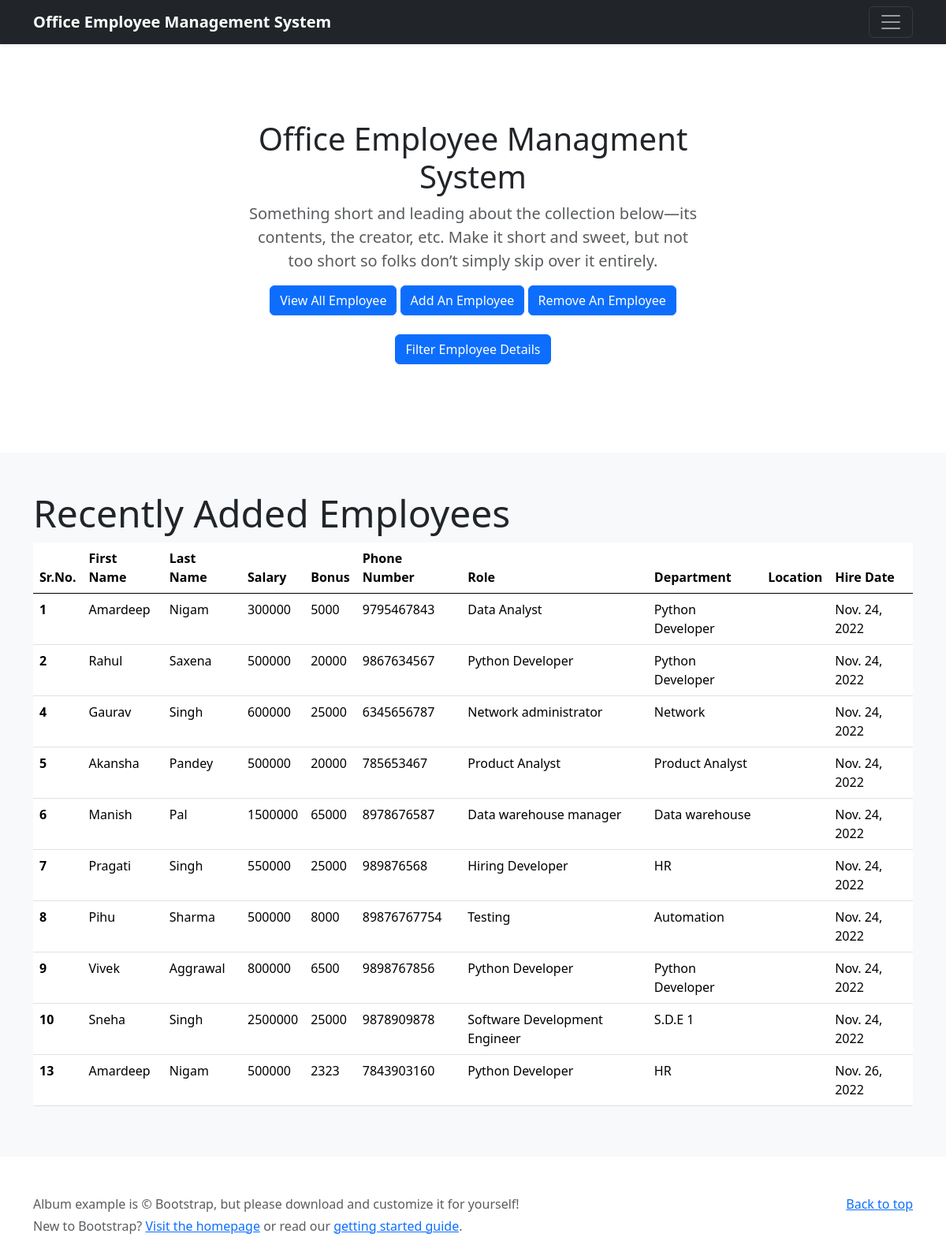
The page / on the database its author committed.
### emp_app/models.py (models this page shows, shortened)
class Employee(models.Model):
    first_name = models.CharField(max_length=100, null=False)
    last_name = models.CharField(max_length=100)
    dept = models.ForeignKey(Department, on_delete=models.CASCADE)
    salary = models.IntegerField(default=0)
    bonus = models.IntegerField(default=0)
    role = models.ForeignKey(Role, on_delete=models.CASCADE)
    phone = models.IntegerField(default=0)
    hire_date = models.DateField()

class Role(models.Model):
    name = models.CharField(max_length=100, null=False)
    def __str__ (self):
        return self.name

class Department(models.Model):
    name = models.CharField(max_length=100, null=False)
    location = models.CharField(max_length=100)
    def __str__ (self):
        return self.name

### emp_app/views.py (the view)
# urls.py: path('', views.index, name = 'index'),
def index(request):
    emps1 = Employee.objects.all()[0:11]
    ctx={
        'emps1':emps1,
    }
    return render(request, 'index.html',ctx)

### emp_app/templates/index.html (shortened to what this page needs)
<!doctype html>
<html lang="en">
  <head>
    <link href="https://cdn.jsdelivr.net/npm/bootstrap@5.0.2/dist/css/bootstrap.min.css" rel="stylesheet">
<link href="/docs/5.0/dist/css/bootstrap.min.css" rel="stylesheet">
  </head>
  <body>
<header>
  <div class="navbar navbar-dark bg-dark shadow-sm">
    <div class="container">
      <a href="#" class="navbar-brand d-flex align-items-center">
        <strong>Office Employee Management System</strong>
      </a>
      <button class="navbar-toggler" type="button" data-bs-toggle="collapse" data-bs-target="#navbarHeader" aria-controls="navbarHeader" aria-expanded="false" aria-label="Toggle navigation">
        <span class="navbar-toggler-icon"></span>
      </button>
    </div>
  </div>
</header>
<main>
  <section class="py-5 text-center container-fluid">
    <div class="row py-lg-5">
      <div class="col-lg-6 col-md-8 mx-auto">
        <h1 class="fw-light">Office Employee Managment System</h1>
        <p class="lead text-muted">Something short and leading about the collection below—its contents, the creator, etc. Make it short and sweet, but not too short so folks don’t simply skip over it entirely.</p>
        <p>
        <a class="btn btn-primary" href="all_emp" role="button">View All Employee</a>
        <a class="btn btn-primary" href="add_emp" role="button">Add An Employee</a>
        <a class="btn btn-primary" href="remove_emp" role="button">Remove An Employee</a>
        <br>
        <br>
        <a class="btn btn-primary" href="filter_emp" role="button">Filter Employee Details</a>
        </p>
      </div>
    </div>
  </section>
  <div class="album py-5 bg-light">
    <div class="container">
      <h3 class="display-5">Recently Added Employees</h3>
      <table class="table">
        <thead>
          <tr>
            <th scope="col">Sr.No.</th>
            <th scope="col">First Name</th>
            <th scope="col">Last Name</th>
            <th scope="col">Salary</th>
            <th scope="col">Bonus</th>
            <th scope="col">Phone Number</th>
            <th scope="col">Role</th>
            <th scope="col">Department</th>
            <th scope="col">Location</th>
            <th scope="col">Hire Date</th>
          </tr>
        </thead>
        <tbody>
          {% for emps in emps1 %}
          <tr>
            <th scope="row">{{emps.id}}</th>
            <td>{{emps.first_name}}</td>
            <td>{{emps.last_name}}</td>
            <td>{{emps.salary}}</td>
            <td>{{emps.bonus}}</td>
            <td>{{emps.phone}}</td>
            <td>{{emps.role}}</td>
            <td>{{emps.dept}}</td>
            <td>{{emps.location}}</td>
            <td>{{emps.hire_date}}</td>
          </tr>
          {% endfor %}
        </tbody>
      </table>
    </div>
  </div>
</main>
<footer class="text-muted py-5">
  <div class="container">
    <p class="float-end mb-1">
      <a href="#">Back to top</a>
    </p>
    <p class="mb-1">Album example is &copy; Bootstrap, but please download and customize it for yourself!</p>
    <p class="mb-0">New to Bootstrap? <a href="/">Visit the homepage</a> or read our <a href="/docs/5.0/getting-started/introduction/">getting started guide</a>.</p>
  </div>
</footer>
  </body>
</html>

### rows shown on the page
Employee: id "1", first_name "Amardeep", last_name "Nigam", salary "300000", bonus "5000", phone "9795467843", role "Data Analyst", dept "Python Developer", hire_date "Nov. 24, 2022"
Employee: id "2", first_name "Rahul", last_name "Saxena", salary "500000", bonus "20000", phone "9867634567", role "Python Developer", dept "Python Developer", hire_date "Nov. 24, 2022"
Employee: id "4", first_name "Gaurav", last_name "Singh", salary "600000", bonus "25000", phone "6345656787", role "Network administrator", dept "Network", hire_date "Nov. 24, 2022"
Employee: id "5", first_name "Akansha", last_name "Pandey", salary "500000", bonus "20000", phone "785653467", role "Product Analyst", dept "Product Analyst", hire_date "Nov. 24, 2022"
Employee: id "6", first_name "Manish", last_name "Pal", salary "1500000", bonus "65000", phone "8978676587", role "Data warehouse manager", dept "Data warehouse", hire_date "Nov. 24, 2022"
Employee: id "7", first_name "Pragati", last_name "Singh", salary "550000", bonus "25000", phone "989876568", role "Hiring Developer", dept "HR", hire_date "Nov. 24, 2022"
Employee: id "8", first_name "Pihu", last_name "Sharma", salary "500000", bonus "8000", phone "89876767754", role "Testing", dept "Automation", hire_date "Nov. 24, 2022"
Employee: id "9", first_name "Vivek", last_name "Aggrawal", salary "800000", bonus "6500", phone "9898767856", role "Python Developer", dept "Python Developer", hire_date "Nov. 24, 2022"
Employee: id "10", first_name "Sneha", last_name "Singh", salary "2500000", bonus "25000", phone "9878909878", role "Software Development Engineer", dept "S.D.E 1", hire_date "Nov. 24, 2022"
Employee: id "13", first_name "Amardeep", last_name "Nigam", salary "500000", bonus "2323", phone "7843903160", role "Python Developer", dept "HR", hire_date "Nov. 26, 2022"
